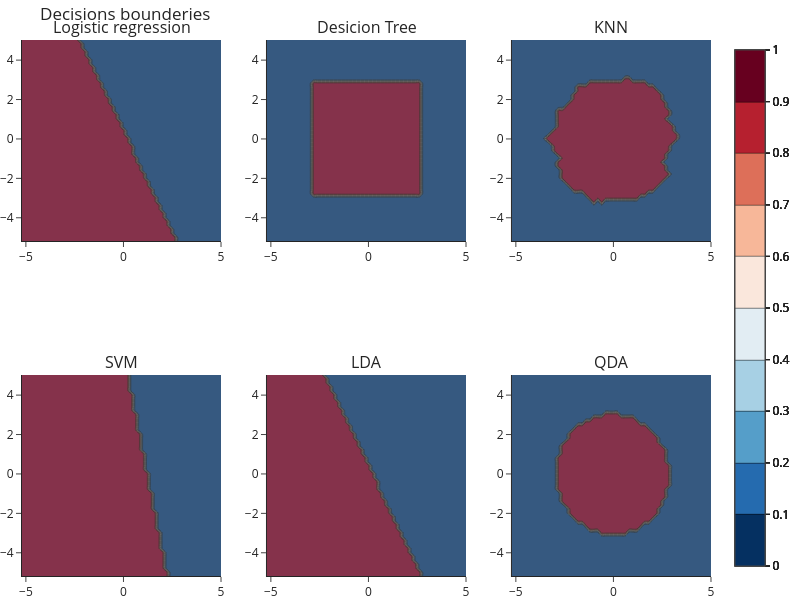
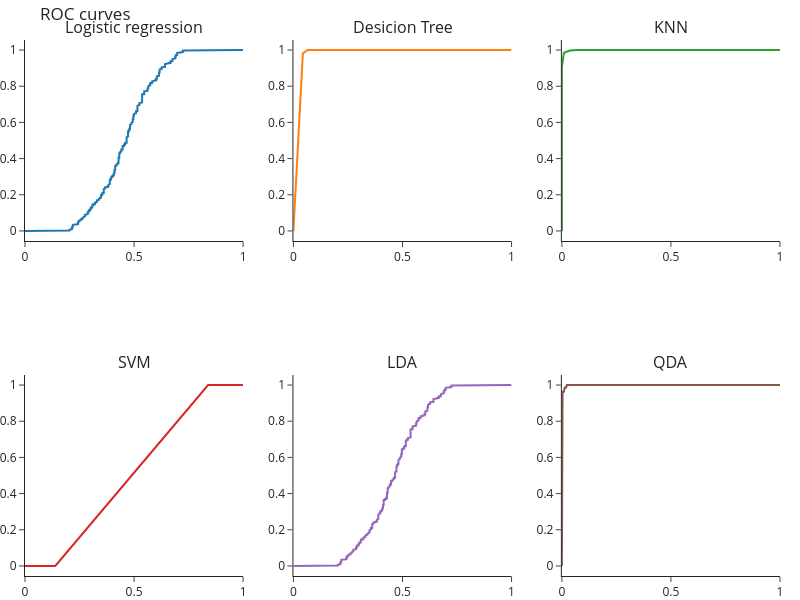

Notebook cell for these charts, in order:
### Code cell
Zs = []

for model in models:
    model.fit(X, y_circular)
    Z = model.predict(np.c_[xx.ravel(), yy.ravel()])
    Z = Z.reshape(xx.shape)
    Zs.append(Z)

plot_all_classifiers(Zs)
plot_roc_curves(models, X, y_circular)

### Figure 1 — Plotly figure (JSON) as saved in the notebook; plotly's stock layout.template omitted (floating-point values rounded to 4 significant figures; data arrays with more than 128 entries replaced by an {"elided": "..."} marker saying what was removed)
{"data": [{"colorscale": [[0, "rgb(103,0,31)"], [0.1, "rgb(178,24,43)"], [0.2, "rgb(214,96,77)"], [0.3, "rgb(244,165,130)"], [0.4, "rgb(253,219,199)"], [0.5, "rgb(247,247,247)"], [0.6, "rgb(209,229,240)"], [0.7, "rgb(146,197,222)"], [0.8, "rgb(67,147,195)"], [0.9, "rgb(33,102,172)"], [1, "rgb(5,48,97)"]], "opacity": 0.8, "reversescale": true, "type": "contour", "x": [-5.199, -4.999, -4.799, -4.599, -4.399, -4.199, -3.999, -3.799, -3.599, -3.399, -3.199, -2.999, -2.799, -2.599, -2.399, -2.199, -1.999, -1.799, -1.599, -1.399, -1.199, -0.9991, -0.7991, -0.5991, -0.3991, -0.1991, 0.0008678, 0.2009, 0.4009, 0.6009, 0.8009, 1.001, 1.201, 1.401, 1.601, 1.801, 2.001, 2.201, 2.401, 2.601, 2.801, 3.001, 3.201, 3.401, 3.601, 3.801, 4.001, 4.201, 4.401, 4.601, 4.801, 5.001], "xaxis": "x", "y": [-5.179, -4.979, -4.779, -4.579, -4.379, -4.179, -3.979, -3.779, -3.579, -3.379, -3.179, -2.979, -2.779, -2.579, -2.379, -2.179, -1.979, -1.779, -1.579, -1.379, -1.179, -0.9787, -0.7787, -0.5787, -0.3787, -0.1787, 0.02125, 0.2213, 0.4213, 0.6213, 0.8213, 1.021, 1.221, 1.421, 1.621, 1.821, 2.021, 2.221, 2.421, 2.621, 2.821, 3.021, 3.221, 3.421, 3.621, 3.821, 4.021, 4.221, 4.421, 4.621, 4.821, 5.021], "yaxis": "y", "z": {"elided": "52x52 int values"}}, {"colorscale": [[0, "rgb(103,0,31)"], [0.1, "rgb(178,24,43)"], [0.2, "rgb(214,96,77)"], [0.3, "rgb(244,165,130)"], [0.4, "rgb(253,219,199)"], [0.5, "rgb(247,247,247)"], [0.6, "rgb(209,229,240)"], [0.7, "rgb(146,197,222)"], [0.8, "rgb(67,147,195)"], [0.9, "rgb(33,102,172)"], [1, "rgb(5,48,97)"]], "opacity": 0.8, "reversescale": true, "type": "contour", "x": [-5.199, -4.999, -4.799, -4.599, -4.399, -4.199, -3.999, -3.799, -3.599, -3.399, -3.199, -2.999, -2.799, -2.599, -2.399, -2.199, -1.999, -1.799, -1.599, -1.399, -1.199, -0.9991, -0.7991, -0.5991, -0.3991, -0.1991, 0.0008678, 0.2009, 0.4009, 0.6009, 0.8009, 1.001, 1.201, 1.401, 1.601, 1.801, 2.001, 2.201, 2.401, 2.601, 2.801, 3.001, 3.201, 3.401, 3.601, 3.801, 4.001, 4.201, 4.401, 4.601, 4.801, 5.001], "xaxis": "x2", "y": [-5.179, -4.979, -4.779, -4.579, -4.379, -4.179, -3.979, -3.779, -3.579, -3.379, -3.179, -2.979, -2.779, -2.579, -2.379, -2.179, -1.979, -1.779, -1.579, -1.379, -1.179, -0.9787, -0.7787, -0.5787, -0.3787, -0.1787, 0.02125, 0.2213, 0.4213, 0.6213, 0.8213, 1.021, 1.221, 1.421, 1.621, 1.821, 2.021, 2.221, 2.421, 2.621, 2.821, 3.021, 3.221, 3.421, 3.621, 3.821, 4.021, 4.221, 4.421, 4.621, 4.821, 5.021], "yaxis": "y2", "z": {"elided": "52x52 int values"}}, {"colorscale": [[0, "rgb(103,0,31)"], [0.1, "rgb(178,24,43)"], [0.2, "rgb(214,96,77)"], [0.3, "rgb(244,165,130)"], [0.4, "rgb(253,219,199)"], [0.5, "rgb(247,247,247)"], [0.6, "rgb(209,229,240)"], [0.7, "rgb(146,197,222)"], [0.8, "rgb(67,147,195)"], [0.9, "rgb(33,102,172)"], [1, "rgb(5,48,97)"]], "opacity": 0.8, "reversescale": true, "type": "contour", "x": [-5.199, -4.999, -4.799, -4.599, -4.399, -4.199, -3.999, -3.799, -3.599, -3.399, -3.199, -2.999, -2.799, -2.599, -2.399, -2.199, -1.999, -1.799, -1.599, -1.399, -1.199, -0.9991, -0.7991, -0.5991, -0.3991, -0.1991, 0.0008678, 0.2009, 0.4009, 0.6009, 0.8009, 1.001, 1.201, 1.401, 1.601, 1.801, 2.001, 2.201, 2.401, 2.601, 2.801, 3.001, 3.201, 3.401, 3.601, 3.801, 4.001, 4.201, 4.401, 4.601, 4.801, 5.001], "xaxis": "x3", "y": [-5.179, -4.979, -4.779, -4.579, -4.379, -4.179, -3.979, -3.779, -3.579, -3.379, -3.179, -2.979, -2.779, -2.579, -2.379, -2.179, -1.979, -1.779, -1.579, -1.379, -1.179, -0.9787, -0.7787, -0.5787, -0.3787, -0.1787, 0.02125, 0.2213, 0.4213, 0.6213, 0.8213, 1.021, 1.221, 1.421, 1.621, 1.821, 2.021, 2.221, 2.421, 2.621, 2.821, 3.021, 3.221, 3.421, 3.621, 3.821, 4.021, 4.221, 4.421, 4.621, 4.821, 5.021], "yaxis": "y3", "z": {"elided": "52x52 int values"}}, {"colorscale": [[0, "rgb(103,0,31)"], [0.1, "rgb(178,24,43)"], [0.2, "rgb(214,96,77)"], [0.3, "rgb(244,165,130)"], [0.4, "rgb(253,219,199)"], [0.5, "rgb(247,247,247)"], [0.6, "rgb(209,229,240)"], [0.7, "rgb(146,197,222)"], [0.8, "rgb(67,147,195)"], [0.9, "rgb(33,102,172)"], [1, "rgb(5,48,97)"]], "opacity": 0.8, "reversescale": true, "type": "contour", "x": [-5.199, -4.999, -4.799, -4.599, -4.399, -4.199, -3.999, -3.799, -3.599, -3.399, -3.199, -2.999, -2.799, -2.599, -2.399, -2.199, -1.999, -1.799, -1.599, -1.399, -1.199, -0.9991, -0.7991, -0.5991, -0.3991, -0.1991, 0.0008678, 0.2009, 0.4009, 0.6009, 0.8009, 1.001, 1.201, 1.401, 1.601, 1.801, 2.001, 2.201, 2.401, 2.601, 2.801, 3.001, 3.201, 3.401, 3.601, 3.801, 4.001, 4.201, 4.401, 4.601, 4.801, 5.001], "xaxis": "x4", "y": [-5.179, -4.979, -4.779, -4.579, -4.379, -4.179, -3.979, -3.779, -3.579, -3.379, -3.179, -2.979, -2.779, -2.579, -2.379, -2.179, -1.979, -1.779, -1.579, -1.379, -1.179, -0.9787, -0.7787, -0.5787, -0.3787, -0.1787, 0.02125, 0.2213, 0.4213, 0.6213, 0.8213, 1.021, 1.221, 1.421, 1.621, 1.821, 2.021, 2.221, 2.421, 2.621, 2.821, 3.021, 3.221, 3.421, 3.621, 3.821, 4.021, 4.221, 4.421, 4.621, 4.821, 5.021], "yaxis": "y4", "z": {"elided": "52x52 int values"}}, {"colorscale": [[0, "rgb(103,0,31)"], [0.1, "rgb(178,24,43)"], [0.2, "rgb(214,96,77)"], [0.3, "rgb(244,165,130)"], [0.4, "rgb(253,219,199)"], [0.5, "rgb(247,247,247)"], [0.6, "rgb(209,229,240)"], [0.7, "rgb(146,197,222)"], [0.8, "rgb(67,147,195)"], [0.9, "rgb(33,102,172)"], [1, "rgb(5,48,97)"]], "opacity": 0.8, "reversescale": true, "type": "contour", "x": [-5.199, -4.999, -4.799, -4.599, -4.399, -4.199, -3.999, -3.799, -3.599, -3.399, -3.199, -2.999, -2.799, -2.599, -2.399, -2.199, -1.999, -1.799, -1.599, -1.399, -1.199, -0.9991, -0.7991, -0.5991, -0.3991, -0.1991, 0.0008678, 0.2009, 0.4009, 0.6009, 0.8009, 1.001, 1.201, 1.401, 1.601, 1.801, 2.001, 2.201, 2.401, 2.601, 2.801, 3.001, 3.201, 3.401, 3.601, 3.801, 4.001, 4.201, 4.401, 4.601, 4.801, 5.001], "xaxis": "x5", "y": [-5.179, -4.979, -4.779, -4.579, -4.379, -4.179, -3.979, -3.779, -3.579, -3.379, -3.179, -2.979, -2.779, -2.579, -2.379, -2.179, -1.979, -1.779, -1.579, -1.379, -1.179, -0.9787, -0.7787, -0.5787, -0.3787, -0.1787, 0.02125, 0.2213, 0.4213, 0.6213, 0.8213, 1.021, 1.221, 1.421, 1.621, 1.821, 2.021, 2.221, 2.421, 2.621, 2.821, 3.021, 3.221, 3.421, 3.621, 3.821, 4.021, 4.221, 4.421, 4.621, 4.821, 5.021], "yaxis": "y5", "z": {"elided": "52x52 int values"}}, {"colorscale": [[0, "rgb(103,0,31)"], [0.1, "rgb(178,24,43)"], [0.2, "rgb(214,96,77)"], [0.3, "rgb(244,165,130)"], [0.4, "rgb(253,219,199)"], [0.5, "rgb(247,247,247)"], [0.6, "rgb(209,229,240)"], [0.7, "rgb(146,197,222)"], [0.8, "rgb(67,147,195)"], [0.9, "rgb(33,102,172)"], [1, "rgb(5,48,97)"]], "opacity": 0.8, "reversescale": true, "type": "contour", "x": [-5.199, -4.999, -4.799, -4.599, -4.399, -4.199, -3.999, -3.799, -3.599, -3.399, -3.199, -2.999, -2.799, -2.599, -2.399, -2.199, -1.999, -1.799, -1.599, -1.399, -1.199, -0.9991, -0.7991, -0.5991, -0.3991, -0.1991, 0.0008678, 0.2009, 0.4009, 0.6009, 0.8009, 1.001, 1.201, 1.401, 1.601, 1.801, 2.001, 2.201, 2.401, 2.601, 2.801, 3.001, 3.201, 3.401, 3.601, 3.801, 4.001, 4.201, 4.401, 4.601, 4.801, 5.001], "xaxis": "x6", "y": [-5.179, -4.979, -4.779, -4.579, -4.379, -4.179, -3.979, -3.779, -3.579, -3.379, -3.179, -2.979, -2.779, -2.579, -2.379, -2.179, -1.979, -1.779, -1.579, -1.379, -1.179, -0.9787, -0.7787, -0.5787, -0.3787, -0.1787, 0.02125, 0.2213, 0.4213, 0.6213, 0.8213, 1.021, 1.221, 1.421, 1.621, 1.821, 2.021, 2.221, 2.421, 2.621, 2.821, 3.021, 3.221, 3.421, 3.621, 3.821, 4.021, 4.221, 4.421, 4.621, 4.821, 5.021], "yaxis": "y6", "z": {"elided": "52x52 int values"}}], "layout": {"annotations": [{"font": {"size": 16}, "showarrow": false, "text": "Logistic regression", "x": 0.1444, "xanchor": "center", "xref": "paper", "y": 1, "yanchor": "bottom", "yref": "paper"}, {"font": {"size": 16}, "showarrow": false, "text": "Desicion Tree", "x": 0.5, "xanchor": "center", "xref": "paper", "y": 1, "yanchor": "bottom", "yref": "paper"}, {"font": {"size": 16}, "showarrow": false, "text": "KNN", "x": 0.8556, "xanchor": "center", "xref": "paper", "y": 1, "yanchor": "bottom", "yref": "paper"}, {"font": {"size": 16}, "showarrow": false, "text": "SVM", "x": 0.1444, "xanchor": "center", "xref": "paper", "y": 0.375, "yanchor": "bottom", "yref": "paper"}, {"font": {"size": 16}, "showarrow": false, "text": "LDA", "x": 0.5, "xanchor": "center", "xref": "paper", "y": 0.375, "yanchor": "bottom", "yref": "paper"}, {"font": {"size": 16}, "showarrow": false, "text": "QDA", "x": 0.8556, "xanchor": "center", "xref": "paper", "y": 0.375, "yanchor": "bottom", "yref": "paper"}], "height": 600, "title": {"text": "Decisions bounderies"}, "width": 800, "xaxis": {"anchor": "y", "domain": [0, 0.2889]}, "xaxis2": {"anchor": "y2", "domain": [0.3556, 0.6444]}, "xaxis3": {"anchor": "y3", "domain": [0.7111, 1]}, "xaxis4": {"anchor": "y4", "domain": [0, 0.2889]}, "xaxis5": {"anchor": "y5", "domain": [0.3556, 0.6444]}, "xaxis6": {"anchor": "y6", "domain": [0.7111, 1]}, "yaxis": {"anchor": "x", "domain": [0.625, 1]}, "yaxis2": {"anchor": "x2", "domain": [0.625, 1]}, "yaxis3": {"anchor": "x3", "domain": [0.625, 1]}, "yaxis4": {"anchor": "x4", "domain": [0, 0.375]}, "yaxis5": {"anchor": "x5", "domain": [0, 0.375]}, "yaxis6": {"anchor": "x6", "domain": [0, 0.375]}}}

### Figure 2 — Plotly figure (JSON) as saved in the notebook; plotly's stock layout.template omitted (floating-point values rounded to 4 significant figures; data arrays with more than 128 entries replaced by an {"elided": "..."} marker saying what was removed)
{"data": [{"mode": "lines", "type": "scatter", "x": {"elided": "227 float values"}, "xaxis": "x", "y": {"elided": "227 float values"}, "yaxis": "y"}, {"mode": "lines", "type": "scatter", "x": [0, 0, 0.04321, 0.06481, 1], "xaxis": "x2", "y": [0, 0.006173, 0.9815, 1, 1], "yaxis": "y2"}, {"mode": "lines", "type": "scatter", "x": [0, 0, 0.009259, 0.03704, 0.0679, 0.1173, 1], "xaxis": "x3", "y": [0, 0.9074, 0.9846, 0.9969, 1, 1, 1], "yaxis": "y3"}, {"mode": "lines", "type": "scatter", "x": [0, 0.003086, 0.1389, 0.8395, 1], "xaxis": "x4", "y": [0, 0, 0, 1, 1], "yaxis": "y4"}, {"mode": "lines", "type": "scatter", "x": {"elided": "225 float values"}, "xaxis": "x5", "y": {"elided": "225 float values"}, "yaxis": "y5"}, {"mode": "lines", "type": "scatter", "x": [0, 0, 0, 0.003086, 0.003086, 0.009259, 0.009259, 0.01235, 0.01235, 0.01852, 0.01852, 0.0216, 0.0216, 0.02469, 0.02469, 1], "xaxis": "x6", "y": [0, 0.003086, 0.9599, 0.9599, 0.963, 0.963, 0.9753, 0.9753, 0.9846, 0.9846, 0.9877, 0.9877, 0.9969, 0.9969, 1, 1], "yaxis": "y6"}], "layout": {"annotations": [{"font": {"size": 16}, "showarrow": false, "text": "Logistic regression", "x": 0.1444, "xanchor": "center", "xref": "paper", "y": 1, "yanchor": "bottom", "yref": "paper"}, {"font": {"size": 16}, "showarrow": false, "text": "Desicion Tree", "x": 0.5, "xanchor": "center", "xref": "paper", "y": 1, "yanchor": "bottom", "yref": "paper"}, {"font": {"size": 16}, "showarrow": false, "text": "KNN", "x": 0.8556, "xanchor": "center", "xref": "paper", "y": 1, "yanchor": "bottom", "yref": "paper"}, {"font": {"size": 16}, "showarrow": false, "text": "SVM", "x": 0.1444, "xanchor": "center", "xref": "paper", "y": 0.375, "yanchor": "bottom", "yref": "paper"}, {"font": {"size": 16}, "showarrow": false, "text": "LDA", "x": 0.5, "xanchor": "center", "xref": "paper", "y": 0.375, "yanchor": "bottom", "yref": "paper"}, {"font": {"size": 16}, "showarrow": false, "text": "QDA", "x": 0.8556, "xanchor": "center", "xref": "paper", "y": 0.375, "yanchor": "bottom", "yref": "paper"}], "height": 600, "showlegend": false, "title": {"text": "ROC curves"}, "width": 800, "xaxis": {"anchor": "y", "domain": [0, 0.2889]}, "xaxis2": {"anchor": "y2", "domain": [0.3556, 0.6444]}, "xaxis3": {"anchor": "y3", "domain": [0.7111, 1]}, "xaxis4": {"anchor": "y4", "domain": [0, 0.2889]}, "xaxis5": {"anchor": "y5", "domain": [0.3556, 0.6444]}, "xaxis6": {"anchor": "y6", "domain": [0.7111, 1]}, "yaxis": {"anchor": "x", "domain": [0.625, 1]}, "yaxis2": {"anchor": "x2", "domain": [0.625, 1]}, "yaxis3": {"anchor": "x3", "domain": [0.625, 1]}, "yaxis4": {"anchor": "x4", "domain": [0, 0.375]}, "yaxis5": {"anchor": "x5", "domain": [0, 0.375]}, "yaxis6": {"anchor": "x6", "domain": [0, 0.375]}}}
